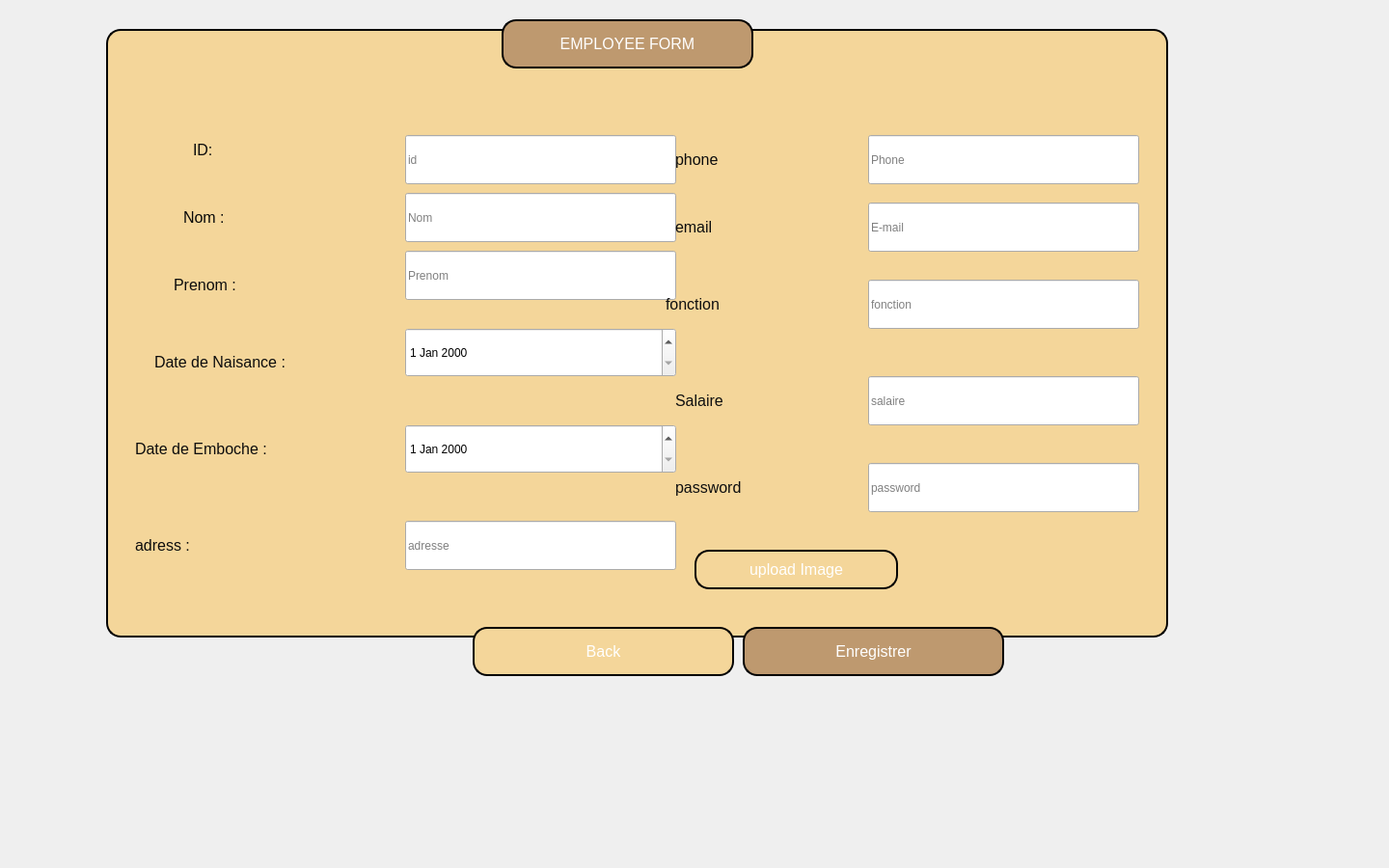
    <widget class="QWidget" name="page_4">
     <widget class="QLabel" name="label_42">
      <property name="geometry">
       <rect>
        <x>840</x>
        <y>130</y>
        <width>291</width>
        <height>241</height>
       </rect>
      </property>
      <property name="text">
       <string/>
      </property>
      <property name="pixmap">
       <pixmap>../../../Downloads/projet_emp/Downloads/422871135_3753649611547138_2993912555110327539_n-removebg-preview.png</pixmap>
      </property>
      <property name="scaledContents">
       <bool>true</bool>
      </property>
     </widget>
     <widget class="QPushButton" name="pushButton_15">
      <property name="geometry">
       <rect>
        <x>110</x>
        <y>30</y>
        <width>1101</width>
        <height>631</height>
       </rect>
      </property>
      <property name="styleSheet">
       <string notr="true">QPushButton {
    font-size: 12pt; /* Larger font size */
    border: 2px solid #000000; /* Black border */
    border-radius: 15px; /* Rounded corners */
    padding: 12px 24px; /* Increased padding for better spacing */
    color: #ffffff; /* White text */
    background-color: #f4d69a; /* Gold background */
}

</string>
      </property>
      <property name="text">
       <string/>
      </property>
     </widget>
     <widget class="QPushButton" name="cancel">
      <property name="geometry">
       <rect>
        <x>490</x>
        <y>650</y>
        <width>271</width>
        <height>51</height>
       </rect>
      </property>
      <property name="styleSheet">
       <string notr="true">QPushButton {
    font-size: 12pt; /* Larger font size */
    border: 2px solid #000000; /* Black border */
    border-radius: 15px; /* Rounded corners */
    padding: 10px 20px; /* Padding */
    color: #ffffff; /* White text */
    background-color: #f4d69a; /* Gold background */
}

QPushButton:hover {
    background-color: #e0b75e; /* Lighter gold on hover */
}

QPushButton:pressed {
    background-color: #d0a04c; /* Slightly darker gold when pressed */
}</string>
      </property>
      <property name="text">
       <string>Back</string>
      </property>
     </widget>
     <widget class="QLabel" name="label_21">
      <property name="geometry">
       <rect>
        <x>200</x>
        <y>130</y>
        <width>271</width>
        <height>51</height>
       </rect>
      </property>
      <property name="styleSheet">
       <string notr="true">/* Style pour la label */
QLabel {
    font-size: 12pt; /* Taille de la police */
   
	color: rgb(9, 9, 9);
}
</string>
      </property>
      <property name="text">
       <string>ID:</string>
      </property>
     </widget>
     <widget class="QLabel" name="label_18">
      <property name="geometry">
       <rect>
        <x>180</x>
        <y>270</y>
        <width>271</width>
        <height>51</height>
       </rect>
      </property>
      <property name="styleSheet">
       <string notr="true">/* Style pour la label */
QLabel {
    font-size: 12pt; /* Taille de la police */
 /* Couleur marron */
	color: rgb(13, 13, 13);
}
</string>
      </property>
      <property name="text">
       <string>Prenom :</string>
      </property>
     </widget>
     <widget class="QLineEdit" name="lineEdit_UserName">
      <property name="geometry">
       <rect>
        <x>900</x>
        <y>390</y>
        <width>281</width>
        <height>51</height>
       </rect>
      </property>
      <property name="styleSheet">
       <string notr="true">font-size: 16px; /* Taille de la police */
    font-weight: bold; /* Police en gras */
    color: #8B4513; /* Couleur marron */
    background-color: #FFF5E1; /* Couleur de fond beige */
    padding: 10px; /* Remplissage intérieur */
    border-radius: 10px; /* Coins arrondis */
    border: 2px solid #8B4513; /* Bordure marron */
    text-align: center; /* Alignement centré du texte */
    max-width: 200px; /* Largeur maximale */
    margin: 0 auto; /* Centrage horizontal */
    box-shadow: 2px 2px 5px rgba(0, 0, 0, 0.2); /* Ombre portée *</string>
      </property>
      <property name="placeholderText">
       <string>salaire</string>
      </property>
     </widget>
     <widget class="QPushButton" name="pushButton_16">
      <property name="geometry">
       <rect>
        <x>520</x>
        <y>20</y>
        <width>261</width>
        <height>51</height>
       </rect>
      </property>
      <property name="styleSheet">
       <string notr="true">QPushButton {
    font-size: 12pt; /* Larger font size */
    border: 2px solid #000000; /* Black border */
    border-radius: 15px; /* Rounded corners */
    padding: 12px 24px; /* Increased padding for better spacing */
    color: #ffffff; /* White text */
    background-color: #be996f; /* Gold background */
}

QPushButton:hover {
    background-color: #8b5f3d; /* Darker gold on hover */
}

QPushButton:pressed {
    background-color: #9e4b0f; /* Darker gold when pressed */
}
</string>
      </property>
      <property name="text">
       <string>EMPLOYEE FORM</string>
      </property>
     </widget>
     <widget class="QPushButton" name="confirm">
      <property name="geometry">
       <rect>
        <x>770</x>
        <y>650</y>
        <width>271</width>
        <height>51</height>
       </rect>
      </property>
      <property name="styleSheet">
       <string notr="true">QPushButton {
    font-size: 12pt; /* Larger font size */
    border: 2px solid #000000; /* Black border */
    border-radius: 15px; /* Rounded corners */
    padding: 10px 20px; /* Padding */
    color: #ffffff; /* White text */
    background-color: #be996f; /* Gold background */
}

QPushButton:hover {
    background-color: #8b5f3d; /* Darker gold on hover */
}

QPushButton:pressed {
    background-color: #9e4b0f; /* Darker gold when pressed */
}</string>
      </property>
      <property name="text">
       <string>Enregistrer</string>
      </property>
     </widget>
     <widget class="QLineEdit" name="lineEdit_lastName">
      <property name="geometry">
       <rect>
        <x>420</x>
        <y>260</y>
        <width>281</width>
        <height>51</height>
       </rect>
      </property>
      <property name="styleSheet">
       <string notr="true">font-size: 16px; /* Taille de la police */
    font-weight: bold; /* Police en gras */
    color: #8B4513; /* Couleur marron */
    background-color: #FFF5E1; /* Couleur de fond beige */
    padding: 10px; /* Remplissage intérieur */
    border-radius: 10px; /* Coins arrondis */
    border: 2px solid #8B4513; /* Bordure marron */
    text-align: center; /* Alignement centré du texte */
    max-width: 200px; /* Largeur maximale */
    margin: 0 auto; /* Centrage horizontal */
    box-shadow: 2px 2px 5px rgba(0, 0, 0, 0.2); /* Ombre portée *</string>
      </property>
      <property name="placeholderText">
       <string>Prenom</string>
      </property>
     </widget>
     <widget class="QLabel" name="label_20">
      <property name="geometry">
       <rect>
        <x>690</x>
        <y>290</y>
        <width>271</width>
        <height>51</height>
       </rect>
      </property>
      <property name="styleSheet">
       <string notr="true">/* Style pour la label */
QLabel {
    font-size: 12pt; /* Taille de la police */
    
	color: rgb(15, 15, 15);
}
</string>
      </property>
      <property name="text">
       <string>fonction</string>
      </property>
     </widget>
     <widget class="QLabel" name="label_22">
      <property name="geometry">
       <rect>
        <x>700</x>
        <y>390</y>
        <width>61</width>
        <height>51</height>
       </rect>
      </property>
      <property name="styleSheet">
       <string notr="true">/* Style pour la label */
QLabel {
    font-size: 12pt; /* Taille de la police */
    
	color: rgb(15, 15, 15);
}
</string>
      </property>
      <property name="text">
       <string>Salaire</string>
      </property>
     </widget>
     <widget class="QLineEdit" name="lineEdit_function">
      <property name="geometry">
       <rect>
        <x>900</x>
        <y>290</y>
        <width>281</width>
        <height>51</height>
       </rect>
      </property>
      <property name="styleSheet">
       <string notr="true">font-size: 16px; /* Taille de la police */
    font-weight: bold; /* Police en gras */
    color: #8B4513; /* Couleur marron */
    background-color: #FFF5E1; /* Couleur de fond beige */
    padding: 10px; /* Remplissage intérieur */
    border-radius: 10px; /* Coins arrondis */
    border: 2px solid #8B4513; /* Bordure marron */
    text-align: center; /* Alignement centré du texte */
    max-width: 200px; /* Largeur maximale */
    margin: 0 auto; /* Centrage horizontal */
    box-shadow: 2px 2px 5px rgba(0, 0, 0, 0.2); /* Ombre portée *</string>
      </property>
      <property name="placeholderText">
       <string>fonction</string>
      </property>
     </widget>
     <widget class="QLabel" name="label_23">
      <property name="geometry">
       <rect>
        <x>150</x>
        <y>80</y>
        <width>1281</width>
        <height>811</height>
       </rect>
      </property>
      <property name="text">
       <string/>
      </property>
      <property name="pixmap">
       <pixmap>../../../Downloads/projet_emp/Downloads/fablab-1020x512.jpg</pixmap>
      </property>
      <property name="scaledContents">
       <bool>true</bool>
      </property>
     </widget>
     <widget class="QLabel" name="label_19">
      <property name="geometry">
       <rect>
        <x>190</x>
        <y>200</y>
        <width>271</width>
        <height>51</height>
       </rect>
      </property>
      <property name="styleSheet">
       <string notr="true">/* Style pour la label */
QLabel {
    font-size: 12pt; /* Taille de la police */
   
	color: rgb(8, 8, 8);
}
</string>
      </property>
      <property name="text">
       <string>Nom :</string>
      </property>
     </widget>
     <widget class="QLineEdit" name="lineEdit_name">
      <property name="geometry">
       <rect>
        <x>420</x>
        <y>200</y>
        <width>281</width>
        <height>51</height>
       </rect>
      </property>
      <property name="styleSheet">
       <string notr="true">font-size: 16px; /* Taille de la police */
    font-weight: bold; /* Police en gras */
    color: #8B4513; /* Couleur marron */
    background-color: #FFF5E1; /* Couleur de fond beige */
    padding: 10px; /* Remplissage intérieur */
    border-radius: 10px; /* Coins arrondis */
    border: 2px solid #8B4513; /* Bordure marron */
    text-align: center; /* Alignement centré du texte */
    max-width: 200px; /* Largeur maximale */
    margin: 0 auto; /* Centrage horizontal */
    box-shadow: 2px 2px 5px rgba(0, 0, 0, 0.2); /* Ombre portée *</string>
      </property>
      <property name="placeholderText">
       <string>Nom</string>
      </property>
     </widget>
     <widget class="QLineEdit" name="lineEdit_id">
      <property name="geometry">
       <rect>
        <x>420</x>
        <y>140</y>
        <width>281</width>
        <height>51</height>
       </rect>
      </property>
      <property name="styleSheet">
       <string notr="true">font-size: 16px; /* Taille de la police */
    font-weight: bold; /* Police en gras */
    color: #8B4513; /* Couleur marron */
    background-color: #FFF5E1; /* Couleur de fond beige */
    padding: 10px; /* Remplissage intérieur */
    border-radius: 10px; /* Coins arrondis */
    border: 2px solid #8B4513; /* Bordure marron */
    text-align: center; /* Alignement centré du texte */
    max-width: 200px; /* Largeur maximale */
    margin: 0 auto; /* Centrage horizontal */
    box-shadow: 2px 2px 5px rgba(0, 0, 0, 0.2); /* Ombre portée *</string>
      </property>
      <property name="placeholderText">
       <string>id</string>
      </property>
     </widget>
     <widget class="QDateEdit" name="dateEdit_dateOfBirth">
      <property name="geometry">
       <rect>
        <x>420</x>
        <y>340</y>
        <width>281</width>
        <height>51</height>
       </rect>
      </property>
      <property name="styleSheet">
       <string notr="true">font-size: 16px; /* Taille de la police */
    font-weight: bold; /* Police en gras */
    color: #8B4513; /* Couleur marron */
    background-color: #FFF5E1; /* Couleur de fond beige */
    padding: 10px; /* Remplissage intérieur */
    border-radius: 10px; /* Coins arrondis */
    border: 2px solid #8B4513; /* Bordure marron */
    text-align: center; /* Alignement centré du texte */
    max-width: 200px; /* Largeur maximale */
    margin: 0 auto; /* Centrage horizontal */
    box-shadow: 2px 2px 5px rgba(0, 0, 0, 0.2); /* Ombre portée *</string>
      </property>
     </widget>
     <widget class="QLabel" name="label_25">
      <property name="geometry">
       <rect>
        <x>160</x>
        <y>350</y>
        <width>271</width>
        <height>51</height>
       </rect>
      </property>
      <property name="styleSheet">
       <string notr="true">/* Style pour la label */
QLabel {
    font-size: 12pt; /* Taille de la police */
 /* Couleur marron */
	color: rgb(13, 13, 13);
}
</string>
      </property>
      <property name="text">
       <string>Date de Naisance :</string>
      </property>
     </widget>
     <widget class="QDateEdit" name="dateEdit_dateEmb">
      <property name="geometry">
       <rect>
        <x>420</x>
        <y>440</y>
        <width>281</width>
        <height>51</height>
       </rect>
      </property>
      <property name="styleSheet">
       <string notr="true">font-size: 16px; /* Taille de la police */
    font-weight: bold; /* Police en gras */
    color: #8B4513; /* Couleur marron */
    background-color: #FFF5E1; /* Couleur de fond beige */
    padding: 10px; /* Remplissage intérieur */
    border-radius: 10px; /* Coins arrondis */
    border: 2px solid #8B4513; /* Bordure marron */
    text-align: center; /* Alignement centré du texte */
    max-width: 200px; /* Largeur maximale */
    margin: 0 auto; /* Centrage horizontal */
    box-shadow: 2px 2px 5px rgba(0, 0, 0, 0.2); /* Ombre portée *</string>
      </property>
     </widget>
     <widget class="QLabel" name="label_26">
      <property name="geometry">
       <rect>
        <x>140</x>
        <y>440</y>
        <width>271</width>
        <height>51</height>
       </rect>
      </property>
      <property name="styleSheet">
       <string notr="true">/* Style pour la label */
QLabel {
    font-size: 12pt; /* Taille de la police */
 /* Couleur marron */
	color: rgb(13, 13, 13);
}
</string>
      </property>
      <property name="text">
       <string>Date de Emboche :</string>
      </property>
     </widget>
     <widget class="QLabel" name="label_27">
      <property name="geometry">
       <rect>
        <x>140</x>
        <y>540</y>
        <width>271</width>
        <height>51</height>
       </rect>
      </property>
      <property name="styleSheet">
       <string notr="true">/* Style pour la label */
QLabel {
    font-size: 12pt; /* Taille de la police */
 /* Couleur marron */
	color: rgb(13, 13, 13);
}
</string>
      </property>
      <property name="text">
       <string>adress :</string>
      </property>
     </widget>
     <widget class="QLineEdit" name="lineEdit_address">
      <property name="geometry">
       <rect>
        <x>420</x>
        <y>540</y>
        <width>281</width>
        <height>51</height>
       </rect>
      </property>
      <property name="styleSheet">
       <string notr="true">font-size: 16px; /* Taille de la police */
    font-weight: bold; /* Police en gras */
    color: #8B4513; /* Couleur marron */
    background-color: #FFF5E1; /* Couleur de fond beige */
    padding: 10px; /* Remplissage intérieur */
    border-radius: 10px; /* Coins arrondis */
    border: 2px solid #8B4513; /* Bordure marron */
    text-align: center; /* Alignement centré du texte */
    max-width: 200px; /* Largeur maximale */
    margin: 0 auto; /* Centrage horizontal */
    box-shadow: 2px 2px 5px rgba(0, 0, 0, 0.2); /* Ombre portée *</string>
      </property>
      <property name="text">
       <string/>
      </property>
      <property name="placeholderText">
       <string>adresse</string>
      </property>
     </widget>
     <widget class="QLineEdit" name="lineEdit_phone">
      <property name="geometry">
       <rect>
        <x>900</x>
        <y>140</y>
        <width>281</width>
        <height>51</height>
       </rect>
      </property>
      <property name="styleSheet">
       <string notr="true">font-size: 16px; /* Taille de la police */
    font-weight: bold; /* Police en gras */
    color: #8B4513; /* Couleur marron */
    background-color: #FFF5E1; /* Couleur de fond beige */
    padding: 10px; /* Remplissage intérieur */
    border-radius: 10px; /* Coins arrondis */
    border: 2px solid #8B4513; /* Bordure marron */
    text-align: center; /* Alignement centré du texte */
    max-width: 200px; /* Largeur maximale */
    margin: 0 auto; /* Centrage horizontal */
    box-shadow: 2px 2px 5px rgba(0, 0, 0, 0.2); /* Ombre portée *</string>
      </property>
      <property name="text">
       <string/>
      </property>
      <property name="placeholderText">
       <string>Phone</string>
      </property>
     </widget>
     <widget class="QLabel" name="label_28">
      <property name="geometry">
       <rect>
        <x>700</x>
        <y>140</y>
        <width>271</width>
        <height>51</height>
       </rect>
      </property>
      <property name="styleSheet">
       <string notr="true">/* Style pour la label */
QLabel {
    font-size: 12pt; /* Taille de la police */
 /* Couleur marron */
	color: rgb(13, 13, 13);
}
</string>
      </property>
      <property name="text">
       <string>phone</string>
      </property>
     </widget>
     <widget class="QLineEdit" name="lineEdit_email">
      <property name="geometry">
       <rect>
        <x>900</x>
        <y>210</y>
        <width>281</width>
        <height>51</height>
       </rect>
      </property>
      <property name="styleSheet">
       <string notr="true">font-size: 16px; /* Taille de la police */
    font-weight: bold; /* Police en gras */
    color: #8B4513; /* Couleur marron */
    background-color: #FFF5E1; /* Couleur de fond beige */
    padding: 10px; /* Remplissage intérieur */
    border-radius: 10px; /* Coins arrondis */
    border: 2px solid #8B4513; /* Bordure marron */
    text-align: center; /* Alignement centré du texte */
    max-width: 200px; /* Largeur maximale */
    margin: 0 auto; /* Centrage horizontal */
    box-shadow: 2px 2px 5px rgba(0, 0, 0, 0.2); /* Ombre portée *</string>
      </property>
      <property name="placeholderText">
       <string>E-mail</string>
      </property>
     </widget>
     <widget class="QLabel" name="label_29">
      <property name="geometry">
       <rect>
        <x>700</x>
        <y>210</y>
        <width>271</width>
        <height>51</height>
       </rect>
      </property>
      <property name="styleSheet">
       <string notr="true">/* Style pour la label */
QLabel {
    font-size: 12pt; /* Taille de la police */
 /* Couleur marron */
	color: rgb(13, 13, 13);
}
</string>
      </property>
      <property name="text">
       <string>email</string>
      </property>
     </widget>
     <widget class="QLabel" name="label_30">
      <property name="geometry">
       <rect>
        <x>700</x>
        <y>480</y>
        <width>271</width>
        <height>51</height>
       </rect>
      </property>
      <property name="styleSheet">
       <string notr="true">/* Style pour la label */
QLabel {
    font-size: 12pt; /* Taille de la police */
    
	color: rgb(15, 15, 15);
}
</string>
      </property>
      <property name="text">
       <string>password</string>
      </property>
     </widget>
     <widget class="QLineEdit" name="lineEdit_password">
      <property name="geometry">
       <rect>
        <x>900</x>
        <y>480</y>
        <width>281</width>
        <height>51</height>
       </rect>
      </property>
      <property name="styleSheet">
       <string notr="true">font-size: 16px; /* Taille de la police */
    font-weight: bold; /* Police en gras */
    color: #8B4513; /* Couleur marron */
    background-color: #FFF5E1; /* Couleur de fond beige */
    padding: 10px; /* Remplissage intérieur */
    border-radius: 10px; /* Coins arrondis */
    border: 2px solid #8B4513; /* Bordure marron */
    text-align: center; /* Alignement centré du texte */
    max-width: 200px; /* Largeur maximale */
    margin: 0 auto; /* Centrage horizontal */
    box-shadow: 2px 2px 5px rgba(0, 0, 0, 0.2); /* Ombre portée *</string>
      </property>
      <property name="text">
       <string/>
      </property>
      <property name="placeholderText">
       <string>password</string>
      </property>
     </widget>
     <widget class="QPushButton" name="uploadImageButton">
      <property name="geometry">
       <rect>
        <x>720</x>
        <y>570</y>
        <width>211</width>
        <height>41</height>
       </rect>
      </property>
      <property name="styleSheet">
       <string notr="true">QPushButton {
    font-size: 12pt; /* Larger font size */
    border: 2px solid #000000; /* Black border */
    border-radius: 15px; /* Rounded corners */
    padding: 10px 20px; /* Padding */
    color: #ffffff; /* White text */
    background-color: #f4d69a; /* Gold background */
}

QPushButton:hover {
    background-color: #e0b75e; /* Lighter gold on hover */
}

QPushButton:pressed {
    background-color: #d0a04c; /* Slightly darker gold when pressed */
}</string>
      </property>
      <property name="text">
       <string>upload Image</string>
      </property>
     </widget>
     <widget class="QLabel" name="imageLabel">
      <property name="geometry">
       <rect>
        <x>940</x>
        <y>540</y>
        <width>191</width>
        <height>91</height>
       </rect>
      </property>
      <property name="styleSheet">
       <string notr="true">font-size: 16px; /* Taille de la police */
    font-weight: bold; /* Police en gras */
    color: #8B4513; /* Couleur marron */
    background-color: #FFF5E1; /* Couleur de fond beige */
    padding: 10px; /* Remplissage intérieur */
    border-radius: 10px; /* Coins arrondis */
    border: 2px solid #8B4513; /* Bordure marron */
    text-align: center; /* Alignement centré du texte */
    max-width: 200px; /* Largeur maximale */
    margin: 0 auto; /* Centrage horizontal */
    box-shadow: 2px 2px 5px rgba(0, 0, 0, 0.2); /* Ombre portée *</string>
      </property>
      <property name="text">
       <string/>
      </property>
     </widget>
     <zorder>label_23</zorder>
     <zorder>label_42</zorder>
     <zorder>pushButton_15</zorder>
     <zorder>cancel</zorder>
     <zorder>label_21</zorder>
     <zorder>label_18</zorder>
     <zorder>pushButton_16</zorder>
     <zorder>confirm</zorder>
     <zorder>lineEdit_lastName</zorder>
     <zorder>label_20</zorder>
     <zorder>label_22</zorder>
     <zorder>lineEdit_function</zorder>
     <zorder>label_19</zorder>
     <zorder>lineEdit_name</zorder>
     <zorder>lineEdit_id</zorder>
     <zorder>dateEdit_dateOfBirth</zorder>
     <zorder>label_25</zorder>
     <zorder>dateEdit_dateEmb</zorder>
     <zorder>label_26</zorder>
     <zorder>label_27</zorder>
     <zorder>lineEdit_address</zorder>
     <zorder>lineEdit_phone</zorder>
     <zorder>label_28</zorder>
     <zorder>lineEdit_email</zorder>
     <zorder>label_29</zorder>
     <zorder>label_30</zorder>
     <zorder>lineEdit_password</zorder>
     <zorder>lineEdit_UserName</zorder>
     <zorder>uploadImageButton</zorder>
     <zorder>imageLabel</zorder>
    </widget>
